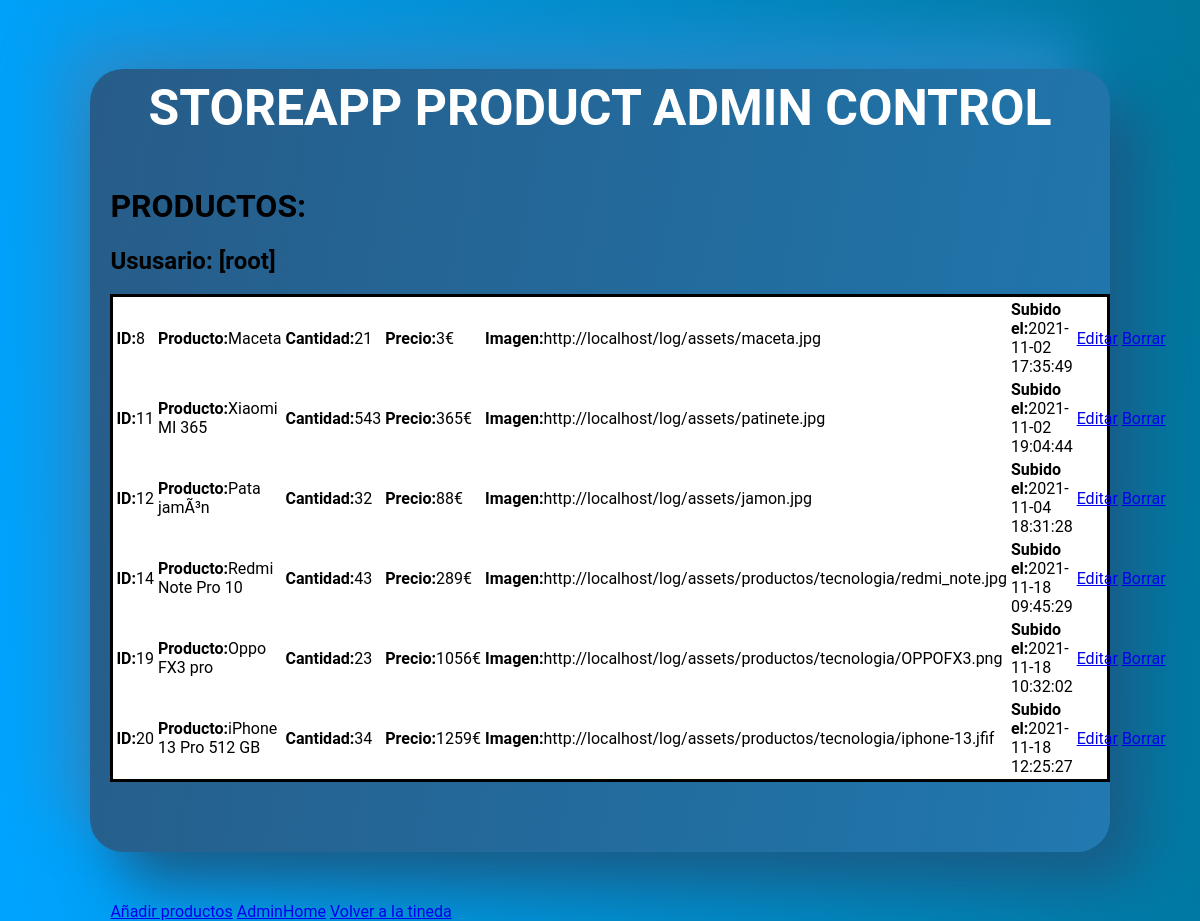
Screenshot of /products/admincontrol.php (signed in) with the database file from the repository.
### tables this page shows
CREATE TABLE `product` (
  `id` int(11) NOT NULL,
  `proname` varchar(100) NOT NULL,
  `amount` varchar(100) NOT NULL,
  `time` timestamp NOT NULL DEFAULT CURRENT_TIMESTAMP,
  `price` int(100) DEFAULT NULL,
  `image` varchar(100) DEFAULT NULL
);

### products/admincontrol.php (the view, shortened to what this page needs)
<!DOCTYPE html>
<html lang="en">
<head>
    <link rel="stylesheet" type="text/css" href="../external/admincontrol.css">
</head>
<body>
    <div class="h">
        <div class="box_profile">
            <p class="title"><b>STOREAPP PRODUCT ADMIN CONTROL</b></p>
            <div class="container_boxes">
                <?php
                require_once "../db.php";
                $username = $_SESSION['username'];
                $sql_fetch_todos = "SELECT * FROM product ORDER BY id ASC";
                $query = mysqli_query($con, $sql_fetch_todos);
                ?>
                <!doctype html>
                <html lang="en">
                <head>
                </head>
                <body>
                    <div class="container">
                        <h1 class="title_productos">PRODUCTOS:</h1>
                        <h2 class="title_productos">Ususario: [<?php echo $username ?>]</h2>
                    </div>
                    <div class="table_info">
                        <table>
                            <?php
                            while ($row = mysqli_fetch_array($query)) { ?>
                                <tr>
                                    <td><b>ID:</b><?php echo $row['id'] ?></td>
                                    <td><b>Producto:</b><?php echo $row['proname'] ?></td>
                                    <td><b>Cantidad:</b><?php echo $row['amount'] ?></td>
                                    <td><b>Precio:</b><?php echo $row['price'];?>€</td>
                                    <td><b>Imagen:</b><?php echo $row['image'];?></td>
                                    <td class="timeregis"><b>Subido el:</b><?php echo $row['time'] ?></td>
                                    <td class="modify"><a name="edit" id="" class="bfix" href="fix.php?id=<?php echo $row['id'] ?>&message=<?php echo $row['proname'] ?>&amount=<?php echo $row['amount'] ?> &price=<?php echo $row['price']; ?> &image=<?php echo $row['image'] ?> " role="button">
                                            Editar
                                        </a></td>
                                    <td class="delete"><a name="id" id="" class="bdelete" href="delete.php?id=<?php echo $row['id'] ?>" role="button">
                                            Borrar
                                        </a></td>
                                </tr>
                            <?php
                            } ?>
                        </table>
                    </div>
                </body>
                </html>
            </div>
            <div class="container_buttons">
            <a name="" id="" class="Añadir productos" href="addlist.php" role="button">Añadir productos</a>
            <a name="" id="" class="Añadir productos" href="../view/adminhome.php" role="button">AdminHome</a>
            <a name="" id="" class="Volver al menú" href="../view/userview.php" role="button">Volver a la tineda</a>
            </div>
        </div>
    </div>
</body>
</html>

### external/admincontrol.css (style rules this page uses)
html { height:100%; background: linear-gradient(85deg,#00a4ff,#006e8a); background-size: 120% 120%; animation: gradient-animation 8s ease infinite; }
body { position:absolute; top:0; bottom:0; right:0; left:0; margin:0%; font-family: Roboto, "Segoe UI", Tahoma, sans-serif; }
.h { width: 100%; height: 100%; display: flex; justify-content: center; align-content: center; align-items: center; }
.box_profile { background: linear-gradient(280deg,#35a0e7,#2075ab,#275c88); background-size: 180% 180%; animation: gradient-animation 15s ease infinite; height: 85%; box-shadow: 30px 30px 60px #195b85, -30px -30px 60px #278fd1; border-radius: 33px; width: 85%; align-self: center; }
.title { color: white; font-size: 50px; text-align: center; margin-top: 10px; }
.container_buttons { margin-top: 120px; margin-left: 2%; }
.title_productos { margin-left: 2%; }
.table_info { margin-left: 2%; background-color: white; border-style: solid; padding-right: 50px; }

### rows the page displays
product: id "8", proname "Maceta", amount "21", price "3", image "http://localhost/log/assets/maceta.jpg", time "2021-11-02 17:35:49"
product: id "11", proname "Xiaomi MI 365", amount "543", price "365", image "http://localhost/log/assets/patinete.jpg", time "2021-11-02 19:04:44"
product: id "12", proname "Pata jamÃ³n", amount "32", price "88", image "http://localhost/log/assets/jamon.jpg", time "2021-11-04 18:31:28"
product: id "14", proname "Redmi Note Pro 10", amount "43", price "289", image "http://localhost/log/assets/productos/tecnologia/redmi_note.jpg", time "2021-11-18 09:45:29"
product: id "19", proname "Oppo FX3 pro", amount "23", price "1056", image "http://localhost/log/assets/productos/tecnologia/OPPOFX3.png", time "2021-11-18 10:32:02"
product: id "20", proname "iPhone 13 Pro 512 GB", amount "34", price "1259", image "http://localhost/log/assets/productos/tecnologia/iphone-13.jfif", time "2021-11-18 12:25:27"

### other values shown
$username "root"
